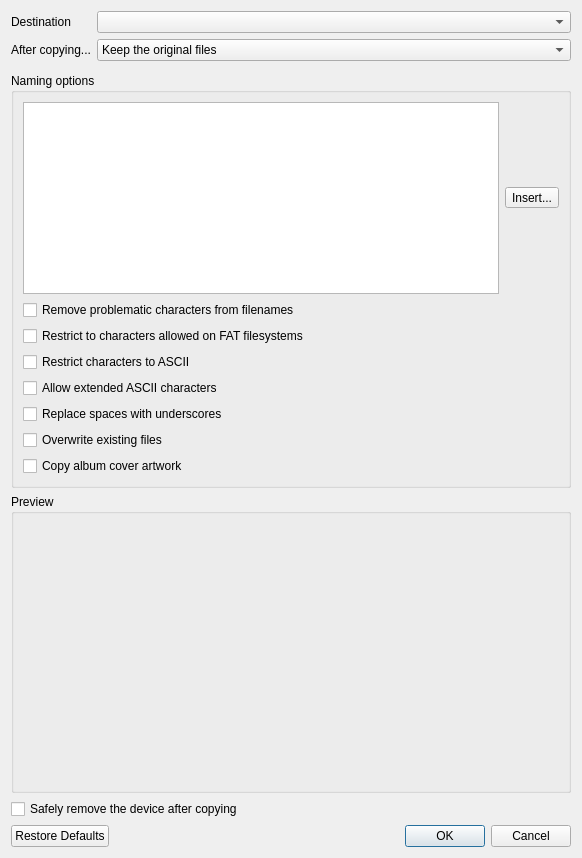
<?xml version="1.0" encoding="UTF-8"?>
<ui version="4.0">
 <class>OrganizeDialog</class>
 <widget class="QDialog" name="OrganizeDialog">
  <property name="geometry">
   <rect>
    <x>0</x>
    <y>0</y>
    <width>582</width>
    <height>858</height>
   </rect>
  </property>
  <property name="windowTitle">
   <string>Organize Files</string>
  </property>
  <property name="windowIcon">
   <iconset resource="../../data/icons.qrc">
    <normaloff>:/icons/64x64/mango.png</normaloff>:/icons/64x64/mango.png</iconset>
  </property>
  <layout class="QVBoxLayout" name="layout_organizedialog">
   <property name="sizeConstraint">
    <enum>QLayout::SetMinimumSize</enum>
   </property>
   <item>
    <layout class="QFormLayout" name="layout_copying">
     <property name="sizeConstraint">
      <enum>QLayout::SetMinimumSize</enum>
     </property>
     <item row="0" column="0">
      <widget class="QLabel" name="label_destination">
       <property name="text">
        <string>Destination</string>
       </property>
      </widget>
     </item>
     <item row="0" column="1">
      <widget class="QComboBox" name="destination"/>
     </item>
     <item row="1" column="0">
      <widget class="QLabel" name="label_after_copying">
       <property name="text">
        <string>After copying...</string>
       </property>
      </widget>
     </item>
     <item row="1" column="1">
      <widget class="QComboBox" name="aftercopying">
       <item>
        <property name="text">
         <string>Keep the original files</string>
        </property>
       </item>
       <item>
        <property name="text">
         <string>Delete the original files</string>
        </property>
       </item>
      </widget>
     </item>
    </layout>
   </item>
   <item>
    <widget class="FreeSpaceBar" name="free_space" native="true"/>
   </item>
   <item>
    <widget class="QGroupBox" name="groupbox_naming">
     <property name="title">
      <string>Naming options</string>
     </property>
     <layout class="QVBoxLayout" name="verticalLayout">
      <property name="sizeConstraint">
       <enum>QLayout::SetMinimumSize</enum>
      </property>
      <item>
       <layout class="QHBoxLayout" name="horizontalLayout">
        <property name="sizeConstraint">
         <enum>QLayout::SetMinimumSize</enum>
        </property>
        <item>
         <widget class="LineTextEdit" name="naming">
          <property name="toolTip">
           <string>&lt;p&gt;Tokens start with %, for example: %artist %album %title &lt;/p&gt;

&lt;p&gt;If you surround sections of text that contain a token with curly-braces, that section will be hidden if the token is empty.&lt;/p&gt;</string>
          </property>
          <property name="lineWrapMode">
           <enum>QTextEdit::NoWrap</enum>
          </property>
          <property name="acceptRichText">
           <bool>false</bool>
          </property>
         </widget>
        </item>
        <item>
         <widget class="QToolButton" name="insert">
          <property name="text">
           <string>Insert...</string>
          </property>
          <property name="popupMode">
           <enum>QToolButton::InstantPopup</enum>
          </property>
         </widget>
        </item>
       </layout>
      </item>
      <item>
       <widget class="QCheckBox" name="remove_problematic">
        <property name="text">
         <string>Remove problematic characters from filenames</string>
        </property>
       </widget>
      </item>
      <item>
       <widget class="QCheckBox" name="remove_non_fat">
        <property name="text">
         <string>Restrict to characters allowed on FAT filesystems</string>
        </property>
       </widget>
      </item>
      <item>
       <widget class="QCheckBox" name="remove_non_ascii">
        <property name="text">
         <string>Restrict characters to ASCII</string>
        </property>
       </widget>
      </item>
      <item>
       <widget class="QCheckBox" name="allow_ascii_ext">
        <property name="text">
         <string>Allow extended ASCII characters</string>
        </property>
       </widget>
      </item>
      <item>
       <widget class="QCheckBox" name="replace_spaces">
        <property name="text">
         <string>Replace spaces with underscores</string>
        </property>
       </widget>
      </item>
      <item>
       <widget class="QCheckBox" name="overwrite">
        <property name="text">
         <string>Overwrite existing files</string>
        </property>
       </widget>
      </item>
      <item>
       <widget class="QCheckBox" name="albumcover">
        <property name="text">
         <string>Copy album cover artwork</string>
        </property>
       </widget>
      </item>
     </layout>
    </widget>
   </item>
   <item>
    <widget class="QGroupBox" name="groupbox_preview">
     <property name="title">
      <string>Preview</string>
     </property>
     <layout class="QVBoxLayout" name="verticalLayout_3">
      <property name="sizeConstraint">
       <enum>QLayout::SetMinimumSize</enum>
      </property>
      <item>
       <widget class="QStackedWidget" name="preview_stack">
        <property name="currentIndex">
         <number>1</number>
        </property>
        <widget class="QWidget" name="preview_page">
         <layout class="QVBoxLayout" name="verticalLayout_4">
          <property name="spacing">
           <number>0</number>
          </property>
          <property name="sizeConstraint">
           <enum>QLayout::SetMinimumSize</enum>
          </property>
          <property name="leftMargin">
           <number>0</number>
          </property>
          <property name="topMargin">
           <number>0</number>
          </property>
          <property name="rightMargin">
           <number>0</number>
          </property>
          <property name="bottomMargin">
           <number>0</number>
          </property>
          <item>
           <widget class="QListWidget" name="preview"/>
          </item>
         </layout>
        </widget>
        <widget class="QWidget" name="loading_page">
         <layout class="QHBoxLayout" name="horizontalLayout_2">
          <property name="spacing">
           <number>0</number>
          </property>
          <property name="sizeConstraint">
           <enum>QLayout::SetMinimumSize</enum>
          </property>
          <property name="leftMargin">
           <number>0</number>
          </property>
          <property name="topMargin">
           <number>0</number>
          </property>
          <property name="rightMargin">
           <number>0</number>
          </property>
          <property name="bottomMargin">
           <number>0</number>
          </property>
          <item>
           <spacer name="spacer_preview_1">
            <property name="orientation">
             <enum>Qt::Horizontal</enum>
            </property>
            <property name="sizeHint" stdset="0">
             <size>
              <width>264</width>
              <height>20</height>
             </size>
            </property>
           </spacer>
          </item>
          <item>
           <widget class="BusyIndicator" name="loading_indicator" native="true">
            <property name="text" stdset="0">
             <string>Loading...</string>
            </property>
           </widget>
          </item>
          <item>
           <spacer name="spacer_preview_2">
            <property name="orientation">
             <enum>Qt::Horizontal</enum>
            </property>
            <property name="sizeHint" stdset="0">
             <size>
              <width>264</width>
              <height>20</height>
             </size>
            </property>
           </spacer>
          </item>
         </layout>
        </widget>
       </widget>
      </item>
     </layout>
    </widget>
   </item>
   <item>
    <widget class="QCheckBox" name="eject_after">
     <property name="text">
      <string>Safely remove the device after copying</string>
     </property>
    </widget>
   </item>
   <item>
    <widget class="QDialogButtonBox" name="button_box">
     <property name="standardButtons">
      <set>QDialogButtonBox::Cancel|QDialogButtonBox::Ok|QDialogButtonBox::RestoreDefaults</set>
     </property>
    </widget>
   </item>
  </layout>
 </widget>
 <customwidgets>
  <customwidget>
   <class>FreeSpaceBar</class>
   <extends>QWidget</extends>
   <header>widgets/freespacebar.h</header>
   <container>1</container>
  </customwidget>
  <customwidget>
   <class>LineTextEdit</class>
   <extends>QTextEdit</extends>
   <header>widgets/linetextedit.h</header>
  </customwidget>
  <customwidget>
   <class>BusyIndicator</class>
   <extends>QWidget</extends>
   <header>widgets/busyindicator.h</header>
   <container>1</container>
  </customwidget>
 </customwidgets>
 <tabstops>
  <tabstop>destination</tabstop>
  <tabstop>aftercopying</tabstop>
  <tabstop>naming</tabstop>
  <tabstop>insert</tabstop>
  <tabstop>remove_problematic</tabstop>
  <tabstop>remove_non_fat</tabstop>
  <tabstop>remove_non_ascii</tabstop>
  <tabstop>allow_ascii_ext</tabstop>
  <tabstop>replace_spaces</tabstop>
  <tabstop>overwrite</tabstop>
  <tabstop>albumcover</tabstop>
  <tabstop>eject_after</tabstop>
  <tabstop>preview</tabstop>
 </tabstops>
 <resources>
  <include location="../../data/data.qrc"/>
  <include location="../../data/icons.qrc"/>
 </resources>
 <connections>
  <connection>
   <sender>button_box</sender>
   <signal>accepted()</signal>
   <receiver>OrganizeDialog</receiver>
   <slot>accept()</slot>
   <hints>
    <hint type="sourcelabel">
     <x>257</x>
     <y>487</y>
    </hint>
    <hint type="destinationlabel">
     <x>157</x>
     <y>274</y>
    </hint>
   </hints>
  </connection>
  <connection>
   <sender>button_box</sender>
   <signal>rejected()</signal>
   <receiver>OrganizeDialog</receiver>
   <slot>reject()</slot>
   <hints>
    <hint type="sourcelabel">
     <x>325</x>
     <y>487</y>
    </hint>
    <hint type="destinationlabel">
     <x>286</x>
     <y>274</y>
    </hint>
   </hints>
  </connection>
 </connections>
</ui>
